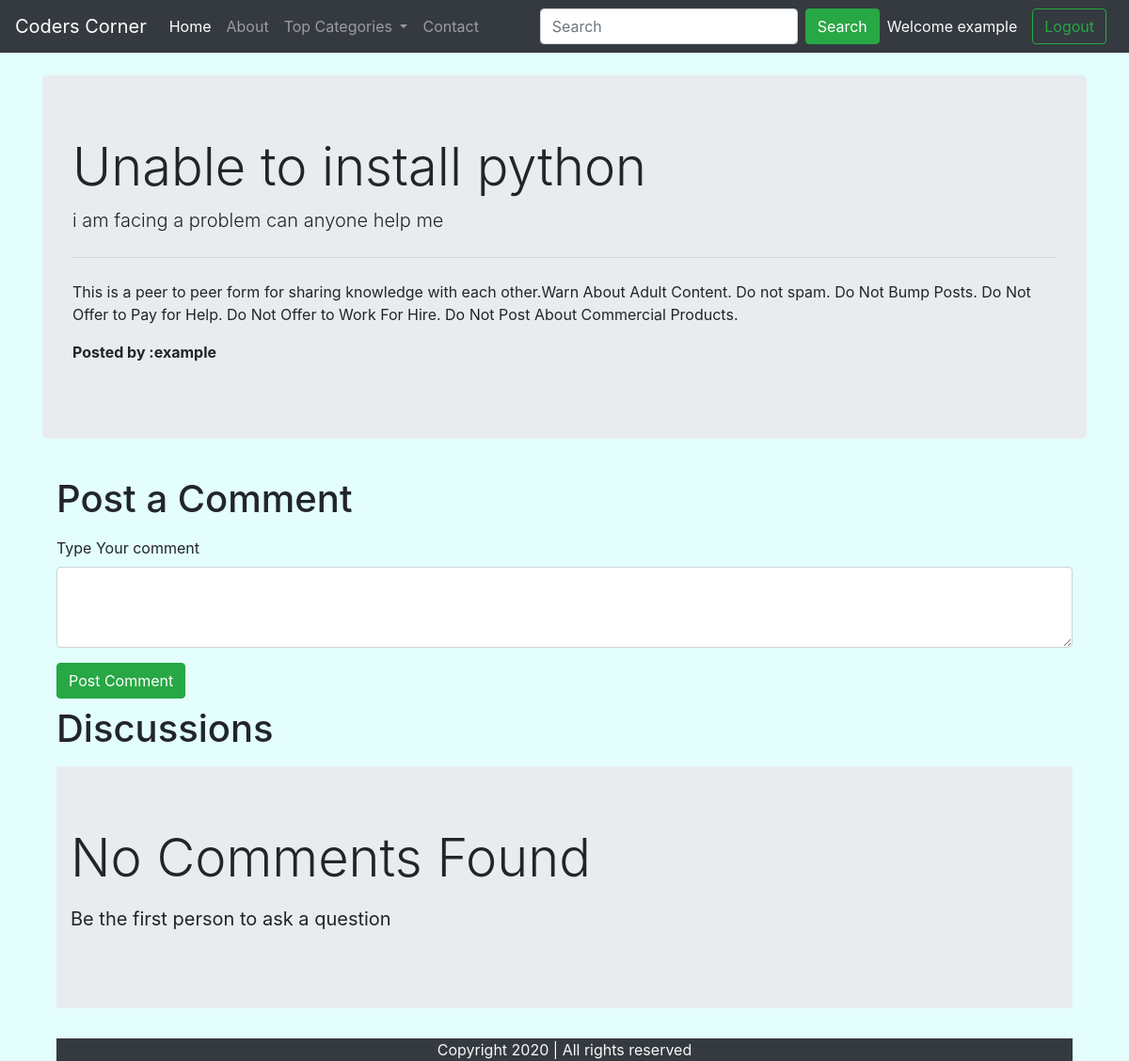
The app's page /threadss.php?threadid=20 (signed in) with its own data.
### tables this page shows
CREATE TABLE `threads` (
  `thread_id` int(7) NOT NULL,
  `thread_title` varchar(255) NOT NULL,
  `thread_desc` text NOT NULL,
  `thread_cat_id` int(7) NOT NULL,
  `thread_user_id` int(7) NOT NULL,
  `timestamp` datetime NOT NULL DEFAULT current_timestamp()
);

CREATE TABLE `users` (
  `Serial_NO` int(8) NOT NULL,
  `User_email` varchar(30) NOT NULL,
  `User_Password` varchar(255) NOT NULL,
  `timestamp` datetime NOT NULL DEFAULT current_timestamp()
);

### threadss.php (the view, shortened to what this page needs)
<!doctype html>
<html lang="en">
<head>
    <link rel="stylesheet" href="https://stackpath.bootstrapcdn.com/bootstrap/4.5.0/css/bootstrap.min.css"
>
</head>
<body>
    <?php include 'partials/dbconnect.php';?>
    <?php include 'partials/header.php';?>
    <?php
    $id=$_GET['threadid'];
    $sql="SELECT * FROM `threads` where thread_id=$id";
    $result=mysqli_query($conn,$sql);
    while($row=mysqli_fetch_assoc($result)){
        $title=$row['thread_title'];
        $desc=$row['thread_desc'];
        $thread_user_id=$row['thread_user_id'];
        $sql2="SELECT User_email from `users` where Serial_NO=$thread_user_id";
        $result2=mysqli_query($conn,$sql2);
        $row2=mysqli_fetch_assoc($result2);
        $posted_by=$row2['User_email'];
    }
    ?>
    <div class="container my-4" id="ques">
        <div class="jumbotron">
            <h1 class="display-4"><?php echo $title;?></h1>
            <p class="lead"><?php echo $desc;?>  </p>
            <hr class="my-4">
            <p>This is a peer to peer form for sharing knowledge with each other.Warn About Adult Content.
                Do not spam.
                Do Not Bump Posts.
                Do Not Offer to Pay for Help.
                Do Not Offer to Work For Hire.
                Do Not Post About Commercial Products.</p>
            <p><b>Posted by :<?php echo $posted_by ?></b></p>
        </div>
    </div>
    <div class="container">
    <?php
if(isset($_SESSION['loggedin']) &&  $_SESSION['loggedin']==true)
{
    echo '<div class="container">
    <h1 class="py-2">Post a Comment</h1>
        <form action="'. $_SERVER['REQUEST_URI']. '" method="post">
            <div class="form-group">
                <label for="exampleFormControlTextarea1">Type Your comment</label>
                <textarea class="form-control" required id="comment" name="comment" rows="3"></textarea>
                <input type="hidden" name="sno" value="'. $_SESSION["sno"]. '">
            </div>
            <button type="submit" class="btn btn-success">Post Comment</button>
        </form>
    </div>';
    }
    else
    {
        echo '<div class="container">
        <h1 class="py-2">Post a Comment</h1>
        <p class="lead">You are not logged in .Please logged in to be able to post a comment </p> </div>';
    }
    ?>
    <div class="container">
        <h1 class="py-2">Discussions</h1>
         <?php
    $noresult=true;
    if($noresult)
    {
        echo '<div class="jumbotron jumbotron-fluid">
        <div class="container">
          <p class="display-4">No Comments Found</p>
          <p class="lead"><b> Be the first person to ask a question </b></p>
        </div>
      </div>';
    }
    ?>
    <?php include 'partials/footer.php';?>
</body>
</html>

### threadss.php (style rules this page uses)
body { background-color: #e3fefd; }

### records on screen
threads: thread_title "Unable to install python", thread_desc "i am facing a problem can anyone help me"
users: User_email "example"

### other values on screen
$_SESSION['useremail'] "example"
